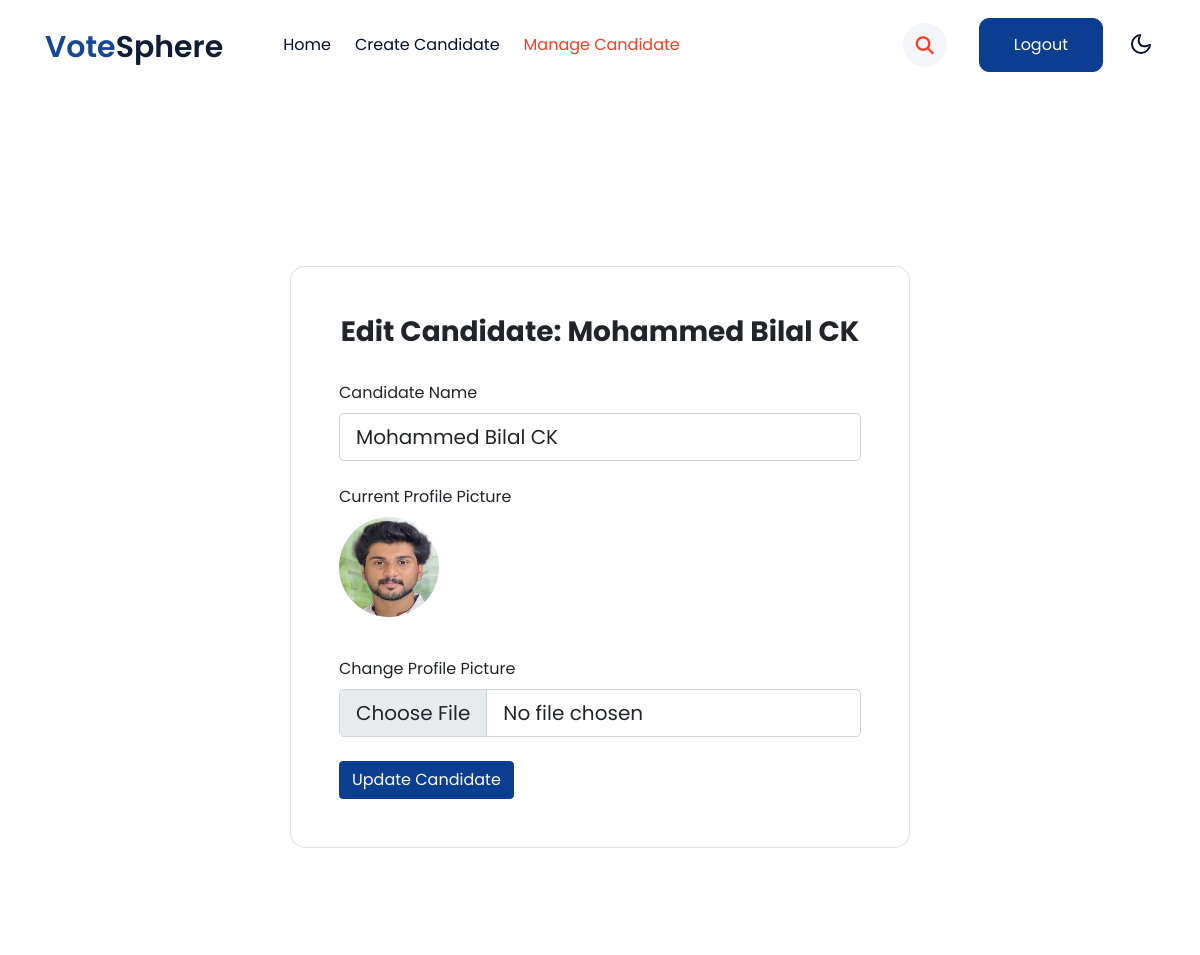
/candidates/1/edit/, run on the app's committed database.
### vote/models.py (models this page shows, shortened)
class Candidate(models.Model):
    election = models.ForeignKey(Election, on_delete=models.CASCADE)  # ✅ Link to Election
    name = models.CharField(max_length=255)
    subtitle = models.CharField(max_length=255, blank=True, null=True)
    profile_picture = models.ImageField(upload_to="candidate_profiles/", blank=True, null=True)

### vote/views.py (the view, shortened to what this page needs)
# urls.py: path("candidates/<int:candidate_id>/edit/", views.edit_candidate, name="edit_candidate"),
def edit_candidate(request, candidate_id):
    candidate = get_object_or_404(Candidate, id=candidate_id)
    return render(request, "edit_candidate.html", {"candidate": candidate})
    elections = candidate.election.campaign.election_set.all()
    return render(request, "edit_candidate.html", {"candidate": candidate, "elections": elections})

### vote/templates/edit_candidate.html (shortened to what this page needs)
{% load static %}
<!doctype html>
<html lang="en">
<head>
    <link rel="stylesheet" href="https://cdnjs.cloudflare.com/ajax/libs/font-awesome/6.3.0/css/all.min.css">
    <link rel="stylesheet" href="{% static 'css/style-starter.css' %}">
</head>
<body>
    <header id="site-header" class="fixed-top">
        <div class="container">
            <nav class="navbar navbar-expand-lg navbar-light stroke py-lg-0">
                <h1><a class="navbar-brand pe-xl-5 pe-lg-4" >
                        <span class="sublog">vote</span>Sphere
                    </a></h1>
                <div class="collapse navbar-collapse" id="navbarScroll">
                    <ul class="navbar-nav me-lg-auto my-2 my-lg-0 navbar-nav-scroll">
                        <li class="nav-item">
                            <a class="nav-link " aria-current="page" href="">Home</a>
                        </li>
                        <li class="nav-item">
                            <a class="nav-link " aria-current="page" href="#">Create Candidate</a>
                        </li>
                        <li class="nav-item">
                            <a class="nav-link active" href="">Manage Candidate</a>
                        </li>
                    </ul>
                    <ul class="navbar-nav search-right mt-lg-0 mt-2">
                        <li class="nav-item" title="Search"><a href="#search" class="search-search">
                                <span class="fas fa-search" aria-hidden="true"></span></a></li>
                        <li class="nav-item me-lg-3"><a href="{% url 'logout' %}" class="phone-btn btn btn-primary btn-style d-none d-lg-block btn-style ms-2">Logout</a></li>
                    </ul>
                </div>
                <div class="mobile-position">
                    <nav class="navigation">
                        <div class="theme-switch-wrapper">
                            <label class="theme-switch" for="checkbox">
                                <div class="mode-container">
                                    <i class="gg-moon"></i>
                                </div>
                            </label>
                        </div>
                    </nav>
                </div>
            </nav>
        </div>
    </header>
    <section class="w3l-main-content" id="about">
        <div class="container">
            <section class="w3l-main-content mt-5 pt-5">
                <div class="container">
                    <div class="row justify-content-center align-items-center">
                        <div class="col-12 col-lg-9 col-xl-7">
                            <div class="card shadow-2-strong card-registration" style="border-radius: 15px;">
                                <div class="card-body p-4 p-md-5">
                                    <h3 class="mb-4 pb-2 text-dark text-center">Edit Candidate: {{ candidate.name }}</h3>
                                    <form method="POST" enctype="multipart/form-data">
                                        <div class="mb-4">
                                            <label class="form-label text-dark">Candidate Name</label>
                                            <input type="text" name="name" value="{{ candidate.name }}" required
                                                class="form-control form-control-lg" />
                                        </div>
                                        <div class="mb-4">
                                            <label class="form-label text-dark">Current Profile Picture</label><br>
                                            {% if candidate.profile_picture %}
                                            <img src="{{ candidate.profile_picture.url }}" class="rounded-circle mb-3"
                                                width="100" height="100">
                                            {% else %}
                                            <p class="text-muted">No profile picture uploaded.</p>
                                            {% endif %}
                                        </div>
                                        <div class="mb-4">
                                            <label class="form-label text-dark">Change Profile Picture</label>
                                            <input type="file" name="profile_picture" class="form-control form-control-lg"
                                                accept="image/*" />
                                        </div>
                                        <div class="d-flex justify-content-between">
                                            <input type="submit" class="btn btn-primary" value="Update Candidate" />
                                        </div>
                                    </form>
                                </div>
                            </div>
                        </div>
                    </div>
                </div>
            </section>
        </div>
    </section>
</body>
</html>

### data on the page
Candidate: name "Mohammed Bilal CK", profile_picture (picture)
